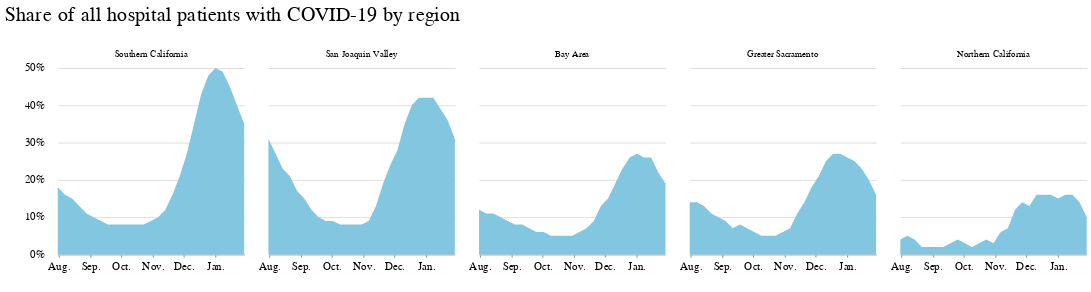

This figure's notebook cell:
### Code cell
chart = (
    alt.Chart(regions_timeseries)
    .mark_area()
    .encode(
        x=alt.X(
            "week:T", axis=alt.Axis(grid=False, format="%b.", title=" ", tickCount=4)
        ),
        y=alt.Y(
            "covid_patients_share",
            title=" ",
            axis=alt.Axis(
                format="%",
                title="",
                tickCount=5,
                gridColor="#dddddd",
                offset=6,
                tickSize=0,
                domainOpacity=0,
            ),
        ),
        facet=alt.Facet(
            "region",
            columns=5,
            title=" ",
            sort=alt.EncodingSortField(
                "covid_patients_share", op="max", order="descending"
            ),
        ),
        #     color=alt.Color('region', legend=alt.Legend(orient="top", title=' '))
    )
    .properties(
        width=200,
        height=200,
        title="Share of all hospital patients with COVID-19 by region",
    )
)

chart.configure_view(strokeOpacity=0)

### Figure 1 — Vega-Lite specification as saved in the notebook (floating-point values rounded to 4 significant figures; data arrays with more than 128 entries replaced by an {"elided": "..."} marker saying what was removed)
{"config": {"view": {"width": 800, "height": 450, "strokeOpacity": 0}, "background": "#ffffff", "title": {"anchor": "start", "font": "Benton Gothic Bold, sans", "fontColor": "#000000", "fontSize": 22, "fontWeight": "normal"}, "arc": {"fill": "#82c6df"}, "area": {"fill": "#82c6df"}, "line": {"stroke": "#82c6df", "strokeWidth": 3}, "path": {"stroke": "#82c6df"}, "rect": {"fill": "#82c6df"}, "shape": {"stroke": "#82c6df"}, "bar": {"fill": "#82c6df"}, "point": {"stroke": "#82c6df"}, "symbol": {"fill": "#82c6df", "size": 30}, "axis": {"titleFont": "Benton Gothic Bold, sans", "titleFontSize": 13, "titleFontWeight": "normal", "labelFont": "Benton Gothic, sans", "labelFontSize": 11.5, "labelFontWeight": "normal"}, "axisX": {"labelAngle": 0, "labelPadding": 4, "tickSize": 3}, "axisY": {"labelBaseline": "middle", "maxExtent": 45, "minExtent": 45, "tickSize": 2, "titleAlign": "left", "titleAngle": 0, "titleX": -45, "titleY": -11}, "legend": {"titleFont": "Benton Gothic Bold, sans", "titleFontSize": 13, "titleFontWeight": "normal", "symbolType": "square", "labelFont": "Benton Gothic, sans", "labelFontSize": 11.5}, "range": {"category": ["#3580b1", "#ec8431", "#ab7fb4", "#c89d29", "#adc839", "#829eb1"], "diverging": ["#e68a4f", "#f4bb6a", "#f9e39c", "#dadfe2", "#a6b7c6", "#849eae"], "heatmap": ["#fbf2c7", "#f9e39c", "#f8d36e", "#f4bb6a", "#e68a4f", "#d15a40", "#ab4232"], "ordinal": ["#fbf2c7", "#f9e39c", "#f8d36e", "#f4bb6a", "#e68a4f", "#d15a40", "#ab4232"], "ramp": ["#fbf2c7", "#f9e39c", "#f8d36e", "#f4bb6a", "#e68a4f", "#d15a40", "#ab4232"]}}, "data": {"name": "data-1a136f4f9bce77b694309b39f3249c10"}, "mark": "area", "encoding": {"facet": {"type": "nominal", "columns": 5, "field": "region", "sort": {"field": "covid_patients_share", "op": "max", "order": "descending"}, "title": " "}, "x": {"type": "temporal", "axis": {"format": "%b.", "grid": false, "tickCount": 4, "title": " "}, "field": "week"}, "y": {"type": "quantitative", "axis": {"domainOpacity": 0, "format": "%", "gridColor": "#dddddd", "offset": 6, "tickCount": 5, "tickSize": 0, "title": ""}, "field": "covid_patients_share", "title": " "}}, "height": 200, "title": "Share of all hospital patients with COVID-19 by region", "width": 200, "$schema": "https://vega.github.io/schema/vega-lite/v4.8.1.json", "datasets": {"data-1a136f4f9bce77b694309b39f3249c10": {"elided": "135 records"}}}
